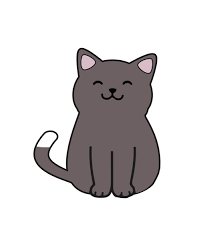
#> input picture ascii-art/images/car.png, 205 x 246 px, found by its file name
$ python main.py images/car.png
#> lines starting #> are read from the running program, lines starting #| are printed output that depends on the picture
#> the answer given: y
from PIL import Image
import sys
import os

def load_image(path, color: bool, new_width=100):
#> called with path = 'images/car.png', color = True, new_width = 100
    path = "images/" + path
    image = Image.open(path)
#> image is the input picture: PIL image 205x246 P; mean R, G, B 217.9, 215.3, 215.8
    if color:
        image = image.convert("RGB")
    else:
        image = image.convert("L")
    width, height = image.size
#> width = 205; height = 246
    new_height = int((height / width) * new_width * 0.5)
#> new_height = 60
    image = image.resize((new_width, new_height))
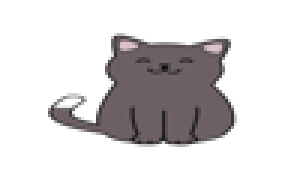
#> image: PIL image 100x60 RGB (shown 3 times larger); mean R, G, B 217.7, 215.1, 215.6
    return image, new_width, new_height

def to_ascii(image, width, height, color):
    chars = "@%#&-=+_:.,$!*"
    art = ""

    if color:
        for y in range(height):
            row = ""
            for x in range(width):
                r, g, b = image.getpixel((x, y))
                brightness = int(0.299*r + 0.587*g + 0.114*b)
                index = brightness * (len(chars) - 1) // 255
                row += f"\033[38;2;{r};{g};{b}m{chars[index]}\033[0m"   # standard luminance formula
            art += row + "\n"
    else:
        for y in range(height):
            row = ""
            for x in range(width):
                pixel = image.getpixel((x, y))
                index = int(pixel) * (len(chars) - 1) // 255    # type: ignore
                row += chars[index]
            art += row + "\n"
    return art

def save_ascii(art, path):
    name = os.path.splitext(path)[0]
    output_filename = "ascii-" + name + ".txt"
    output_path = os.path.join("outputs", output_filename)
    print(f"File saved at location: {output_path}")
    with open(output_path, "w") as f:
        f.write(art)

def main():
    if len(sys.argv) < 2:
        print("Usage: python main.py <image_path>")
        sys.exit(1)
    path = sys.argv[1]
    color = input("Want color ascii art (y/n): ").strip().lower() == 'y'
    image, width, height = load_image(path, color)
#> width = 100; height = 60
    art = to_ascii(image, width, height, color)
    print(art)
#> (printed output is left out)
    save = input("Want to save ascii art (y/n) :").strip().lower() == 'y'
#> the answer given: out.png
    if save:
        save_ascii(art, path)
    else:
        print("Exited.")

if __name__ == "__main__":
    main()
